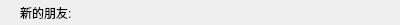
<?xml version="1.0" encoding="UTF-8"?>
<ui version="4.0">
 <class>GroupTipItem</class>
 <widget class="QWidget" name="GroupTipItem">
  <property name="geometry">
   <rect>
    <x>0</x>
    <y>0</y>
    <width>400</width>
    <height>25</height>
   </rect>
  </property>
  <property name="minimumSize">
   <size>
    <width>0</width>
    <height>25</height>
   </size>
  </property>
  <property name="maximumSize">
   <size>
    <width>16777215</width>
    <height>25</height>
   </size>
  </property>
  <property name="windowTitle">
   <string>Form</string>
  </property>
  <layout class="QVBoxLayout" name="verticalLayout">
   <property name="spacing">
    <number>0</number>
   </property>
   <property name="leftMargin">
    <number>20</number>
   </property>
   <property name="topMargin">
    <number>0</number>
   </property>
   <property name="rightMargin">
    <number>0</number>
   </property>
   <property name="bottomMargin">
    <number>0</number>
   </property>
   <item>
    <widget class="QLabel" name="label">
     <property name="text">
      <string>新的朋友: </string>
     </property>
    </widget>
   </item>
  </layout>
 </widget>
 <resources/>
 <connections/>
</ui>
